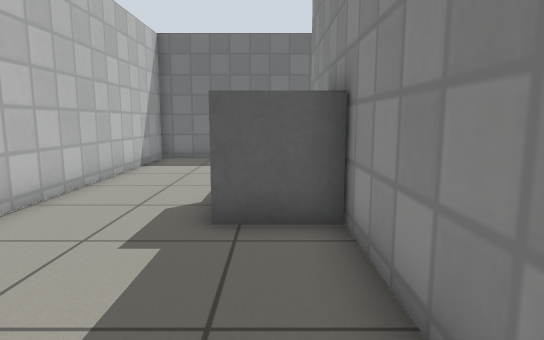
View 1 (above)

15 first-person views from a walk through a world built for the Gazebo simulator. The camera is 0.79 m above the floor, tilts 8° down and sees 75° across. The floor is counted in squares, 0.5 m on a side. Each view is taken from the middle of a square. On the plan, view 1 faces up. The plan holds only what a view shows up to about 16 squares ahead; the rest is blank. Gazebo's built-in surfaces are drawn with simple patterns.

View 2
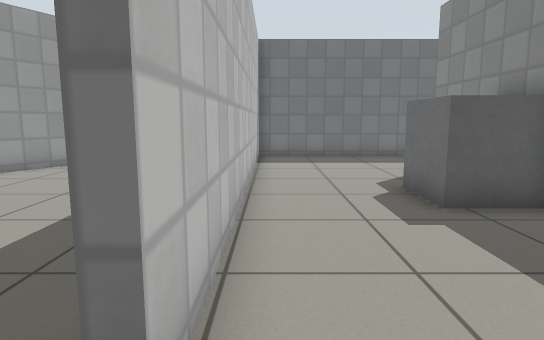

View 3
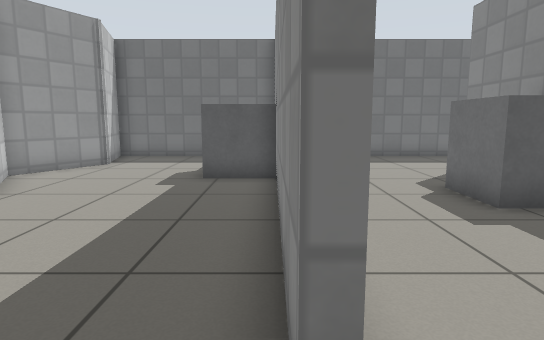

View 4
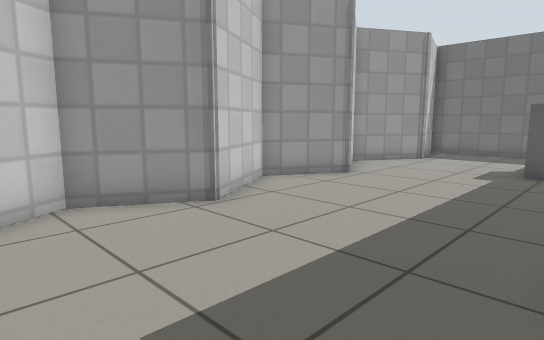

View 5
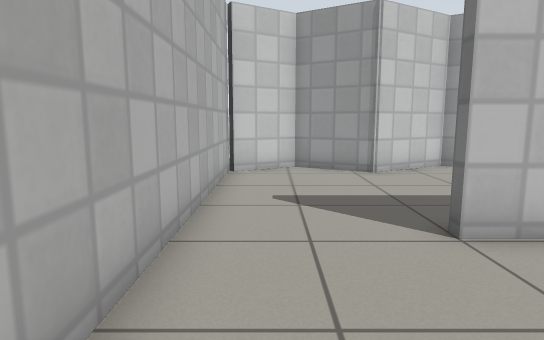

View 6
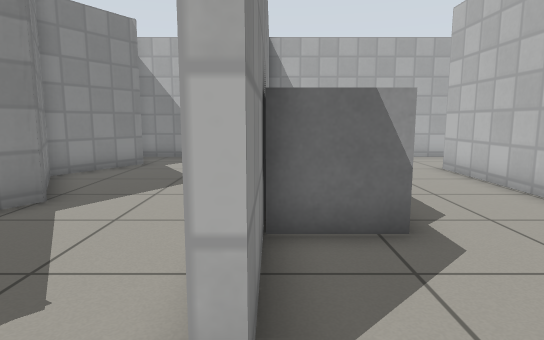

View 7
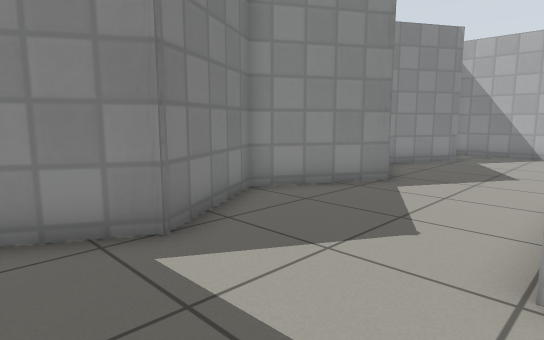

View 8
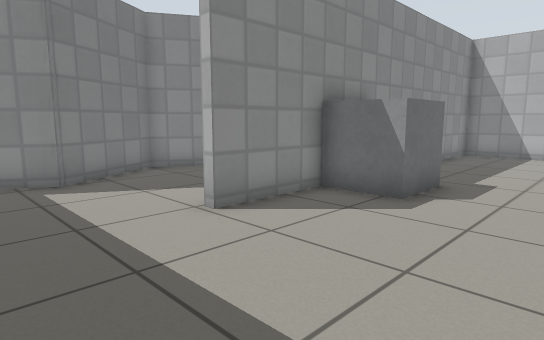

View 9
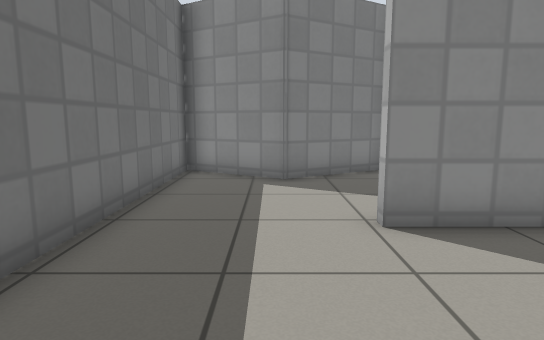

View 10
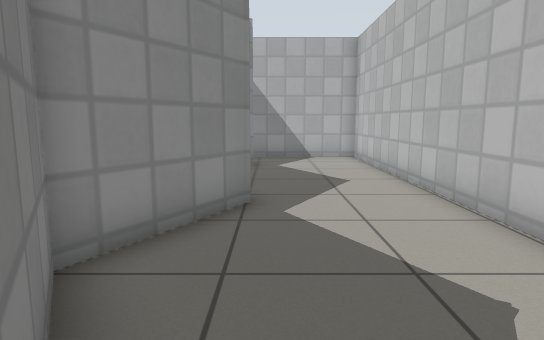

View 11
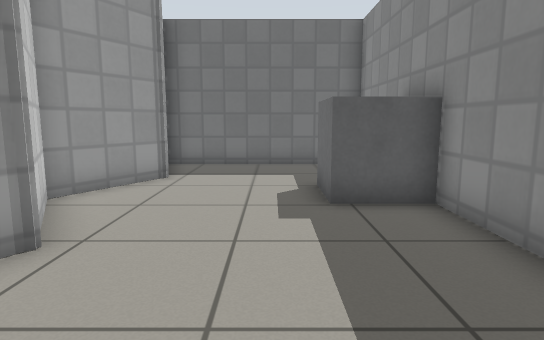

View 12
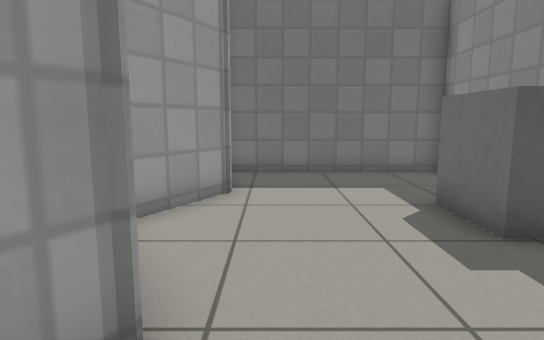

View 13
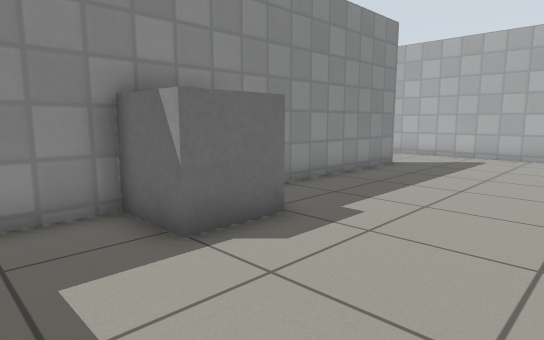

View 14
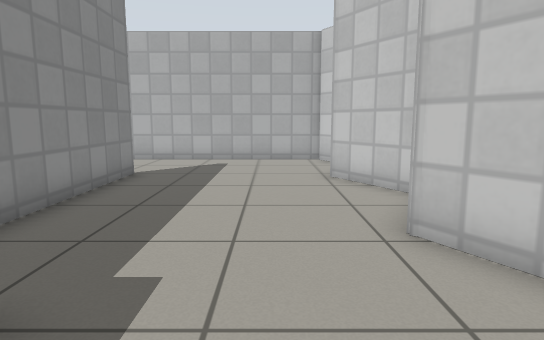

View 15
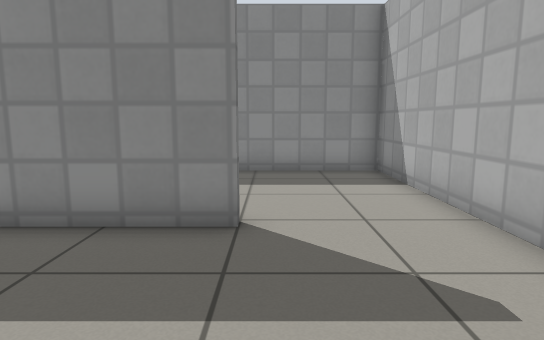

### Floor plan
Points are (right, up) in squares from view 1. A wall is a line through its corners. A room is listed if a view was taken in it or the views show most of it. See-through windows are left out.
Room 1 (views 1, 2, 5, 6, 7, 8, 9, 10)
walls: (1.4, 7.5) (1.4, -3.4) (6.6, -3.4); (-4.6, 8.5) (-4.6, 0.5); (5.6, -0.8) (7.3, 2) (5.4, 5.2) (7.3, 8.4) (5.4, 11.7) (7.2, 14.7) (-4.6, 14.7) (-4.6, 10.4); (-4.6, -3.4) (1.1, -3.4) (1.1, 10.3) (1.5, 10.3)
ways out: opening at (-5, -1.5) to room 2
objects: grey box (-1, 5) to (1, 7)
Room 2 (views 3, 4, 11, 12, 13, 14, 15)
walls: (-4.6, 0.5) (-4.9, 0.5) (-4.9, 8.6); (-4.9, 10.4) (-4.9, 14.7) (-11.7, 14.7) (-10.9, 11.8) (-12.5, 9) (-10.9, 6.2) (-12.3, 3.9) (-10.7, 1.1) (-12, -1.2) (-10.9, -3.2); (-11.2, -3.4) (-4.6, -3.4)
ways out: opening at (-5, -1.5) to room 1
objects: grey box (-7, 9) to (-5, 10)

Where each view was taken, in squares from view 1:
view 1: 0 up, 0 right, facing up
view 2: 1 down, 4 left, facing up
view 3: 1 down, 5 left, facing up
view 4: 3 down, 5 left, facing up-left
view 5: 2 down, 0 right, facing left
view 6: 12 up, 1 right, facing down
view 7: 14 up, 1 right, facing down-right
view 8: 14 up, 4 left, facing down-right
view 9: 12 up, 4 left, facing right
view 10: 12 up, 5 right, facing down
view 11: 2 up, 8 left, facing up
view 12: 4 up, 10 left, facing up
view 13: 13 up, 11 left, facing down-right
view 14: 11 up, 9 left, facing down
view 15: 0 up, 10 left, facing right
